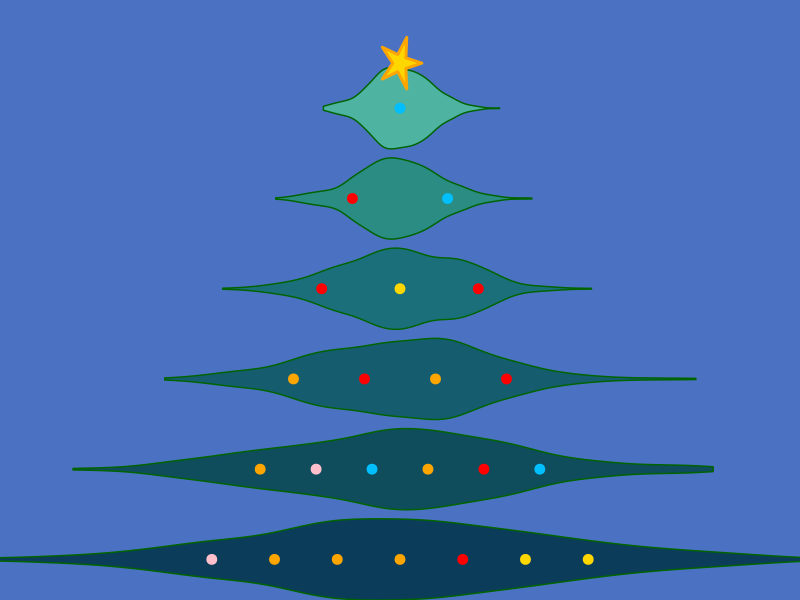
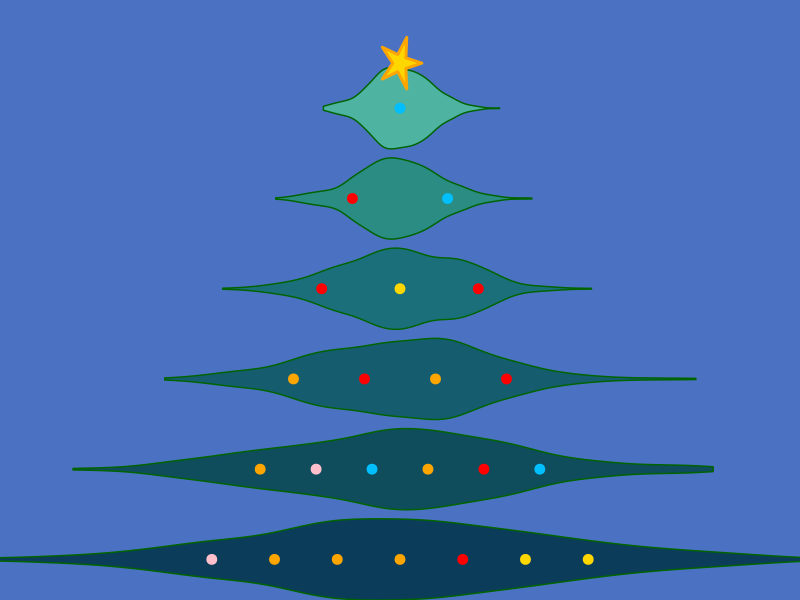

Write the R code that produced these figures, in order.
library(ggplot2)

set.seed(123)

wariancje <- rev(c(0.4, 0.6, 0.8, 1.2, 1.6, 2.2))

dane_violin <- do.call(rbind, lapply(1:6, function(i) {
  data.frame(
    warstwa = factor(i, levels = 1:6),
    x = rnorm(500, 0, wariancje[i])
  )
}))

liczba_bombek <- c(7, 6, 4, 3, 2, 1)

bombki <- do.call(rbind, lapply(1:6, function(i) {
  
  n_b <- liczba_bombek[i]
  
  d <- density(dane_violin$x[dane_violin$warstwa == i], n = 512)
  
  W <- quantile(abs(d$x[d$y > 0.4 * max(d$y)]), 0.9)
  
  x <- if (n_b == 1) 0 else seq(-W, W, length.out = n_b)
  
  data.frame(
    y = factor(i, levels = 1:6),
    x = x,
    kolor = sample(
      c("red", "gold", "deepskyblue", "orange", "pink"),
      n_b,
      replace = TRUE
    )
  )
}))

#gwiazdka
n <- 5
katy <- seq(0, 2*pi, length.out = 2*n + 1)
R <- 0.3
r <- 0.1

promien <- rep(c(R, r), n)
promien <- c(promien, R)

gwiazda <- data.frame(
  x = promien * cos(katy),
  y = promien * sin(katy) + 6.5
)

#choinka
obraz <- ggplot(dane_violin, aes(x = x, y = warstwa, fill = warstwa)) +
  
  geom_violin(
    scale = "width",
    trim = TRUE,
    color = "darkgreen"
  ) +
  
  geom_point(
    data = bombki,
    aes(x = x, y = y, color = kolor),
    size = 3,
    inherit.aes = FALSE
  ) +
  
  geom_polygon(
    data = gwiazda,
    aes(x = x, y = y),
    fill = "gold",
    color = "orange",
    linewidth = 1,
    inherit.aes = FALSE
  ) +
  
  scale_fill_manual(values = rev(c(
    "#4FB3A2",
    "#2A8C82",
    "#1B6F7A",
    "#145C6E",
    "#0F4C5C",
    "#0B3C59"
  ))) +
  
  scale_color_identity() +
  
  scale_y_discrete(expand = expansion(add = c(0.3, 1.2))) +
  
  coord_cartesian(xlim = c(-5, 5)) +
  
  theme_void() +
  theme(
    legend.position = "none",
    plot.background = element_rect(fill = "#4b72c2", color = NA)
  )
obraz
ggsave("choinka.png", plot = obraz,width = 8, height = 9 )

